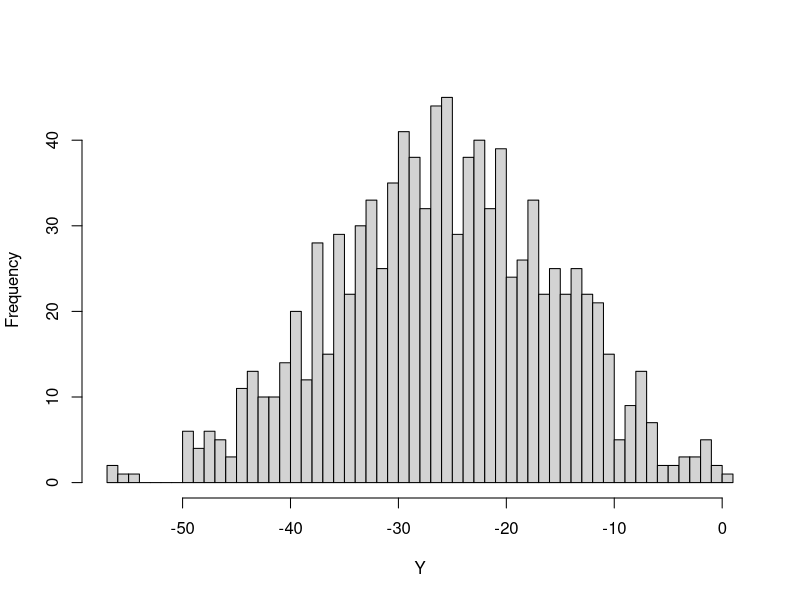
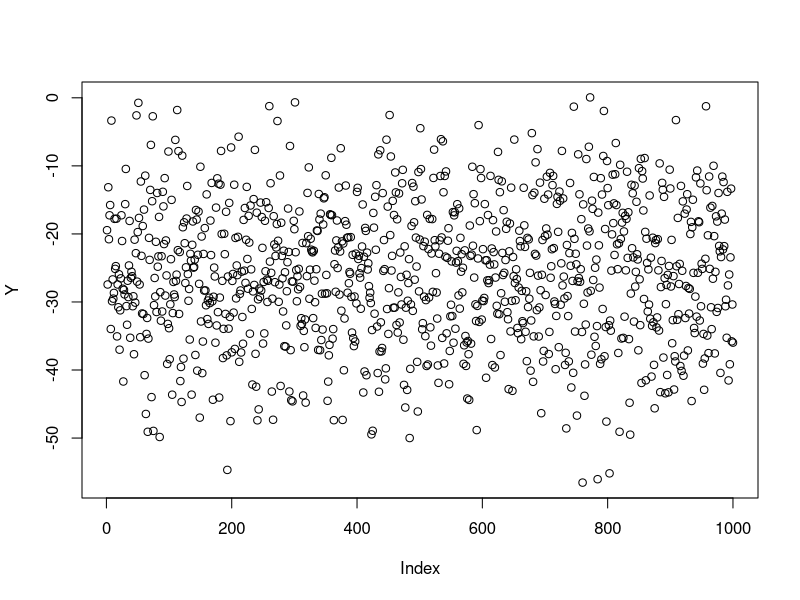

Write the R code that produced these figures, in order.
set.seed = 0

# Variable declaration
observations <- 1000
p <- 4
k_folds = 5

# Distribution declaration
exponential <- rexp(observations, 0.5) 
uniform <- runif(observations, -2, 2)
student <- rt(observations, 7)
binomial <- rbinom(observations, 10, 0.5)
normal <- rnorm(observations, 0, 1)
Y <- 3 - 2*exponential + 3*uniform + student - 5*binomial
data <- data.frame(exponential = exponential,
                 uniform = uniform,
                 student = student,
                 binomial = binomial,
                 normal = normal,
                 Y = Y)

# Plotting Y
hist(Y, breaks = 50, main = "") #barchart
plot(Y) # plot

# Constructing the model
model <- lm(data[,"Y"]~exponential+uniform+student+binomial+normal, 
            data=data)
summary(model)
confint(model)

cross_validation <- function(k_folds, data, observations) {
  # declaring the list holding the predictions
  preds = c()
  # shuffling the dataset
  data = data[sample(1:nrow(data)),]
  # Modeling
  for (fold in 1:k_folds) {
    print(paste("Cross-validating on fold ", fold))
    # creating the folds
    validation_fold_start = 1 + (observations/k_folds)*(fold-1)
    validation_fold_end = (observations/k_folds)*(fold)
    training_set = data[-(validation_fold_start:validation_fold_end),]
    validation_set = data[validation_fold_start:validation_fold_end,]
    print(validation_fold_start)
    print(validation_fold_end)
    # training on the training sets
    model = lm(training_set[,"Y"]~exponential+uniform+student+binomial+normal, 
                data=training_set)
    # predicting on the k_fold
    predictions = predict(model, validation_set, se.fit=TRUE)
    # recording the error
    crossvalidation_error = (1/k_folds) * sum(predictions$se.fit^2)
    preds = append(preds, crossvalidation_error)
  }
  return(preds)
}

run_CV <- cross_validation(k_folds, data, observations)
run_CV

